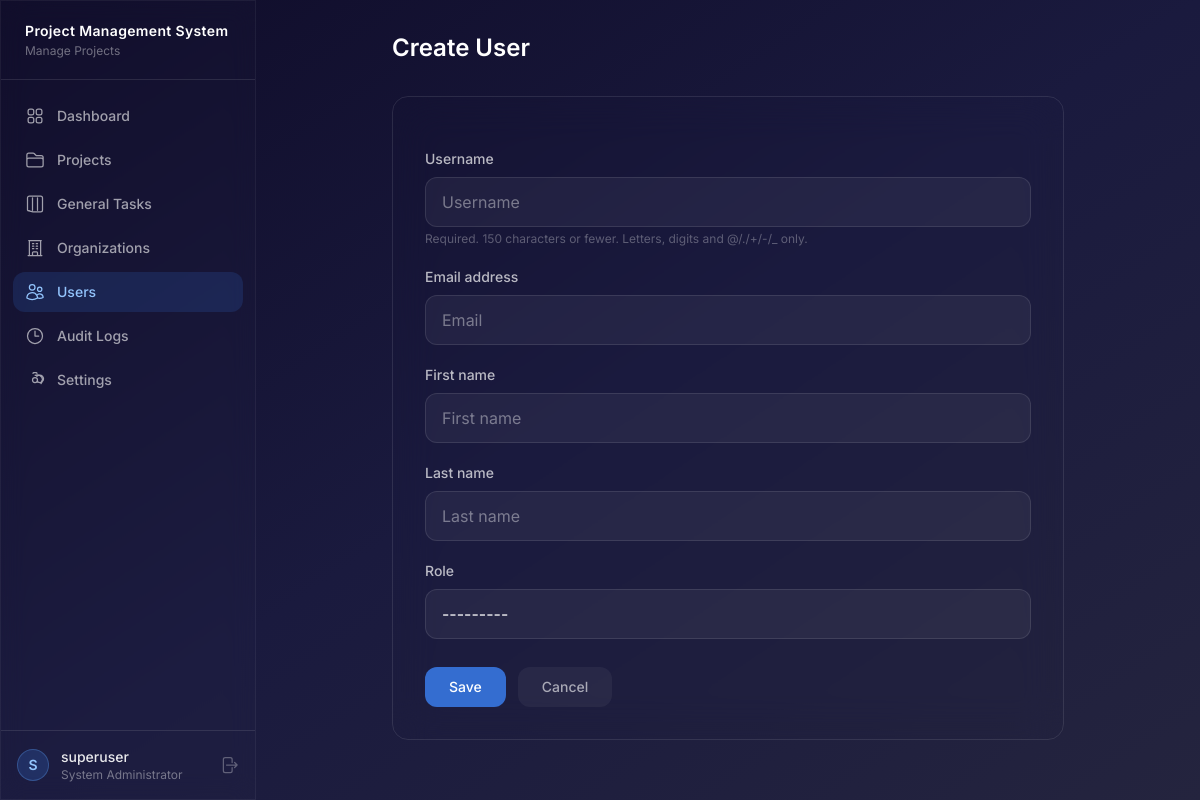
Page /accounts/users/create/ (signed in) on the committed database.
### accounts/models.py (models this page shows, shortened)
class User(AbstractUser):
    role = models.ForeignKey(
        Role, on_delete=models.SET_NULL, null=True, blank=True, related_name="users"
    )
    admin_organization = models.ForeignKey(
        "organizations.Organization",
        on_delete=models.SET_NULL,
        null=True,
        blank=True,
        related_name="administrators",
        help_text="Organization this user administrates (only for Administrator role).",
    )
    is_auto_generated = models.BooleanField(
        default=False,
        help_text="Auto-generated accounts are inactive until password reset.",
    )
    perm_create_users = models.BooleanField(null=True, blank=True)
    perm_manage_projects = models.BooleanField(null=True, blank=True)
    perm_manage_tasks = models.BooleanField(null=True, blank=True)
    perm_move_task_stages = models.BooleanField(null=True, blank=True)
    perm_move_task_categories = models.BooleanField(null=True, blank=True)
    perm_reject_testing = models.BooleanField(null=True, blank=True)
    perm_add_project_notes = models.BooleanField(null=True, blank=True)
    perm_view_assigned_only = models.BooleanField(null=True, blank=True)
    perm_manage_organizations = models.BooleanField(null=True, blank=True)
    class Meta:
        ordering = ["username"]
    def is_system_admin(self):
        return self.role and self.role.name == Role.SYSTEM_ADMINISTRATOR

class Role(models.Model):
    SYSTEM_ADMINISTRATOR = "system_administrator"
    ADMINISTRATOR = "administrator"
    COORDINATOR = "coordinator"
    DEVELOPER = "developer"
    ROLE_CHOICES = [
        (SYSTEM_ADMINISTRATOR, "System Administrator"),
        (ADMINISTRATOR, "Administrator"),
        (COORDINATOR, "Coordinator"),
        (DEVELOPER, "Developer"),
    ]
    name = models.CharField(max_length=30, choices=ROLE_CHOICES, unique=True)
    description = models.TextField(blank=True)
    can_create_users = models.BooleanField(default=False)
    can_manage_projects = models.BooleanField(default=False)
    can_manage_tasks = models.BooleanField(default=False)
    can_move_task_stages = models.BooleanField(default=False)
    can_move_task_categories = models.BooleanField(default=False)
    can_reject_testing = models.BooleanField(default=False)
    can_add_project_notes = models.BooleanField(default=False)
    can_view_assigned_only = models.BooleanField(default=False)
    can_manage_organizations = models.BooleanField(default=False)
    class Meta:
        ordering = ["name"]
    def __str__(self):
        return self.get_name_display()

### accounts/views.py (the view, shortened to what this page needs)
# urls.py: path("users/create/", views.user_create, name="user_create"),
def user_create(request):
    if not request.user.is_system_admin():
        messages.error(request, "Permission denied.")
        return redirect("dashboard")
    form = UserCreateForm(request.POST or None)
    return render(request, "accounts/user_form.html", {"form": form, "title": "Create User"})

### accounts/forms.py
class UserCreateForm(forms.ModelForm):
    role = forms.ModelChoiceField(
        queryset=Role.objects.all(),
        required=False,
        widget=forms.Select(attrs={"class": GLASS_SELECT}),
    )
    class Meta:
        model = User
        fields = ["username", "email", "first_name", "last_name", "role"]
        widgets = {
            "username": forms.TextInput(attrs={"class": GLASS_INPUT, "placeholder": "Username"}),
            "email": forms.EmailInput(attrs={"class": GLASS_INPUT, "placeholder": "Email"}),
            "first_name": forms.TextInput(
                attrs={"class": GLASS_INPUT, "placeholder": "First name"}
            ),
            "last_name": forms.TextInput(
                attrs={"class": GLASS_INPUT, "placeholder": "Last name"}
            ),
        }

### templates/accounts/user_form.html (shortened to what this page needs)
{% extends "base.html" %}
{% block content %}
<div class="max-w-2xl mx-auto">
    <div class="mb-8">
        <h1 class="text-2xl font-semibold text-white">{{ title }}</h1>
    </div>
    <div class="glass rounded-2xl p-8">
        <form method="post" class="space-y-5">
            {% for field in form %}
            <div>
                <label for="{{ field.id_for_label }}" class="block text-sm font-medium text-white/70 mb-2">
                    {{ field.label }}
                </label>
                {{ field }}
                {% if field.help_text %}
                <p class="mt-1 text-xs text-white/30">{{ field.help_text }}</p>
                {% endif %}
            </div>
            {% endfor %}
            <div class="flex gap-3 pt-2">
                <button type="submit"
                        class="px-6 py-2.5 bg-blue-500/80 hover:bg-blue-500 text-white text-sm font-medium rounded-xl transition-all">
                    Save
                </button>
                <a href="{% url 'accounts:user_list' %}"
                   class="px-6 py-2.5 bg-white/5 hover:bg-white/10 text-white/60 text-sm font-medium rounded-xl transition-all">
                    Cancel
                </a>
            </div>
        </form>
    </div>
</div>
{% endblock %}

### templates/base.html (shortened to what this page needs)
{% load static %}
<!DOCTYPE html>
<html lang="en" class="h-full">
<head>
    <link href="{% static 'css/style.css' %}" rel="stylesheet">
    <script src="https://cdn.tailwindcss.com"></script>
</head>
<body class="h-full bg-gradient-to-br from-[#0f0c29] via-[#1a1a3e] to-[#24243e] text-white/90 antialiased">
<div class="flex h-screen overflow-hidden">
    <aside id="sidebar" class="fixed lg:relative inset-y-0 left-0 z-50 w-64 flex-shrink-0 glass-strong flex flex-col border-r border-white/5 transform -translate-x-full lg:translate-x-0 transition-transform duration-300 ease-in-out">
        <div class="px-6 py-5 border-b border-white/10 flex items-center justify-between">
            <div>
                <h1 class="text-sm font-semibold text-white tracking-wide">
                    Project Management System
                </h1>
                <p class="text-xs text-white/40 mt-0.5">Manage Projects</p>
            </div>
        </div>
        <nav class="flex-1 px-3 py-4 space-y-1 overflow-y-auto">
            <a href="{% url 'dashboard' %}"
               class="flex items-center gap-3 px-3 py-2.5 rounded-xl text-sm font-medium
                      {% if request.resolver_match.url_name == 'dashboard' %}bg-blue-500/15 text-blue-300{% else %}text-white/60 hover:text-white/90 hover:bg-white/5{% endif %}
                      transition-all">
                Dashboard
            </a>
            <a href="{% url 'projects:project_list' %}"
               class="flex items-center gap-3 px-3 py-2.5 rounded-xl text-sm font-medium
                      {% if 'projects' in request.path %}bg-blue-500/15 text-blue-300{% else %}text-white/60 hover:text-white/90 hover:bg-white/5{% endif %}
                      transition-all">
                Projects
            </a>
            <a href="{% url 'general_tasks:task_list' %}"
               class="flex items-center gap-3 px-3 py-2.5 rounded-xl text-sm font-medium
                      {% if 'general-tasks' in request.path %}bg-blue-500/15 text-blue-300{% else %}text-white/60 hover:text-white/90 hover:bg-white/5{% endif %}
                      transition-all">
                <svg class="w-5 h-5" fill="none" stroke="currentColor" stroke-width="1.5" viewBox="0 0 24 24"><path stroke-linecap="round" stroke-linejoin="round" d="M9 4.5v15m6-15v15m-11.581.5H5.25A2.25 2.25 0 013 19.25V4.75A2.25 2.25 0 015.25 2.5h13.5A2.25 2.25 0 0121 4.75v14.5A2.25 2.25 0 0118.75 21.5H9.631z"/></svg>
                General Tasks
            </a>
            {% if user.is_system_admin or user.has_perm_manage_organizations %}
            <a href="{% url 'organizations:org_list' %}"
               class="flex items-center gap-3 px-3 py-2.5 rounded-xl text-sm font-medium
                      {% if 'organizations' in request.path %}bg-blue-500/15 text-blue-300{% else %}text-white/60 hover:text-white/90 hover:bg-white/5{% endif %}
                      transition-all">
                Organizations
            </a>
            {% endif %}
            {% if user.is_system_admin %}
            <a href="{% url 'accounts:user_list' %}"
               class="flex items-center gap-3 px-3 py-2.5 rounded-xl text-sm font-medium
                      {% if 'users' in request.path %}bg-blue-500/15 text-blue-300{% else %}text-white/60 hover:text-white/90 hover:bg-white/5{% endif %}
                      transition-all">
                Users
            </a>
            {% endif %}
            {% if user.is_system_admin %}
            <a href="{% url 'logs:audit_log_list' %}"
               class="flex items-center gap-3 px-3 py-2.5 rounded-xl text-sm font-medium
                      {% if 'logs' in request.path %}bg-blue-500/15 text-blue-300{% else %}text-white/60 hover:text-white/90 hover:bg-white/5{% endif %}
                      transition-all">
                <svg class="w-5 h-5" fill="none" stroke="currentColor" stroke-width="1.5" viewBox="0 0 24 24"><path stroke-linecap="round" stroke-linejoin="round" d="M12 6v6h4.5m4.5 0a9 9 0 11-18 0 9 9 0 0118 0z"/></svg>
                Audit Logs
            </a>
            {% endif %}
            <a href="{% url 'accounts:settings' %}"
               class="flex items-center gap-3 px-3 py-2.5 rounded-xl text-sm font-medium
                      {% if 'settings' in request.path %}bg-blue-500/15 text-blue-300{% else %}text-white/60 hover:text-white/90 hover:bg-white/5{% endif %}
                      transition-all">
                Settings
            </a>
        </nav>
        <div class="px-4 py-4 border-t border-white/10">
            <div class="flex items-center gap-3 justify-between">
                <div class="flex items-center gap-3 flex-1 min-w-0">
                    <div class="w-8 h-8 rounded-full bg-blue-500/20 border border-blue-400/30 flex items-center justify-center text-sm font-semibold text-blue-300">
                        {{ user.username.0|upper }}
                    </div>
                    <div class="flex-1 min-w-0">
                        <p class="text-sm font-medium text-white/90 truncate">{{ user.username }}</p>
                        <p class="text-xs text-white/40 truncate">{{ user.role|default:"No role" }}</p>
                    </div>
                </div>
                <a href="{% url 'accounts:logout' %}" class="text-white/30 hover:text-red-400 transition-colors" title="Logout">
                    <svg class="w-5 h-5" fill="none" stroke="currentColor" stroke-width="1.5" viewBox="0 0 24 24"><path stroke-linecap="round" stroke-linejoin="round" d="M15.75 9V5.25A2.25 2.25 0 0013.5 3h-6a2.25 2.25 0 00-2.25 2.25v13.5A2.25 2.25 0 007.5 21h6a2.25 2.25 0 002.25-2.25V15m3 0l3-3m0 0l-3-3m3 3H9"/></svg>
                </a>
            </div>
        </div>
    </aside>
    <main class="flex-1 overflow-y-auto w-full">
        <div class="p-4 sm:p-6 lg:p-8">
            {% block content %}{% endblock %}
        </div>
    </main>
</div>
</body>
</html>

### static/css/style.css (style rules this page uses)
body { font-family: 'Inter', system-ui, -apple-system, sans-serif; overscroll-behavior: none; }
main { overscroll-behavior: none; }
.glass { background: rgba(255, 255, 255, 0.001); backdrop-filter: blur(20px); -webkit-backdrop-filter: blur(20px); border: 1px solid rgba(255, 255, 255, 0.1); }
.glass-strong { background: rgba(255, 255, 255, 0.01); backdrop-filter: blur(12px); -webkit-backdrop-filter: blur(12px); border: 1px solid rgba(255, 255, 255, 0.15); }
* { transition-property: background-color, border-color, opacity; transition-duration: 150ms; }
select option { background: #1e1e2e; color: white; }

### rows in the picture
User: username.0 "S", username "superuser", role "System Administrator"

### other values in the picture
{{ title }} "Create User"
{{ field.label }} "Username" "Email address" "First name" "Last name" "Role"
{{ field.help_text }} "Required. 150 characters or fewer. Letters, digits and @/./+/-/_ only."
